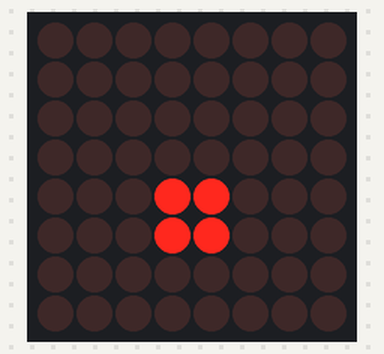
Recording of a sketch running on a simulated Arduino Uno, built with avr-gcc and run on an emulated ATmega328P. On the bench: 8×8 LED matrix. Wiring (inferred from the names in the program): LED matrix (orientation assumed): rows pin 2, pin 3, pin 4, pin 5, pin 6, pin 7, pin 8, pin 9; columns pin 10, pin 11, pin 12, pin 13, A0, A1, A2, A3.

Above: at 0.55 s.
At 4.79 s:
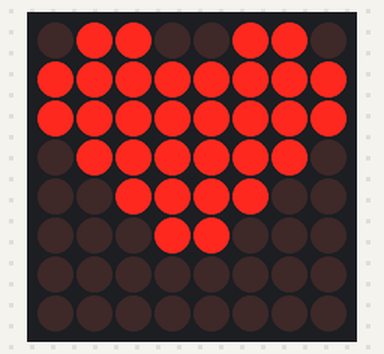
At 10.55 s:
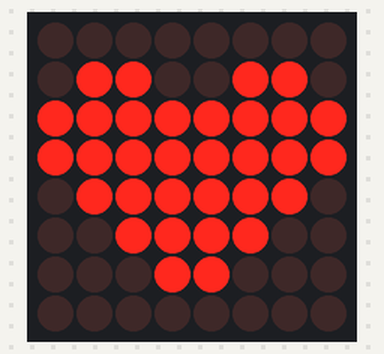
At 20.55 s:
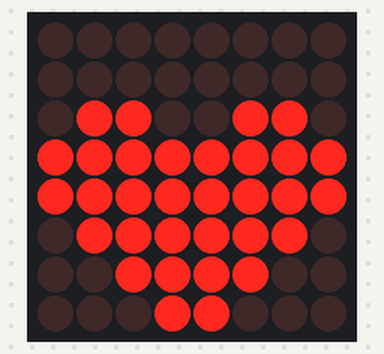
At 39.05 s:
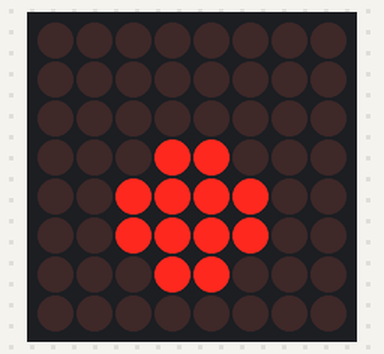

The sketch:

LEDMatrixTest4.ino
```cpp
// Pins
// Fill in the pins you used on your own setup.
// WARNING: Make sure you have resistors connected between the rows and the arduino.

#define ROW_1 2
#define ROW_2 3
#define ROW_3 4
#define ROW_4 5
#define ROW_5 6
#define ROW_6 7
#define ROW_7 8
#define ROW_8 9

#define COL_1 10
#define COL_2 11
#define COL_3 12
#define COL_4 13
#define COL_5 A0
#define COL_6 A1
#define COL_7 A2
#define COL_8 A3

const byte rows[] = {
    ROW_1, ROW_2, ROW_3, ROW_4, ROW_5, ROW_6, ROW_7, ROW_8
};

// The display buffer
// It's prefilled with a smiling face (1 = ON, 0 = OFF)
byte smile[] = {B01111110,B10000001,B10100101,B00000000,B00011000,B01000010,B00111100,B00000000};
byte nutral[] = {B11111111,B10000001,B10100101,B10000001,B10000001,B10111101,B10000001,B11111111};
byte angry[] = {B11111111,B10000001,B10100101,B10000001,B00000000,B00111100,B01000010,B00000000};

byte blank[] =
  {B00000000,
  B00000000,
  B00000000,
  B00000000,
  B00000000,
  B00000000,
  B00000000,
  B00000000};

byte heart0[] =
  {B00000000,
  B00000000,
  B00000000,
  B00000000,
  B00011000,
  B00011000,
  B00000000,
  B00000000};

byte heart1[] =
  {B00000000,
  B00000000,
  B00000000,
  B00011000,
  B00111100,
  B00111100,
  B00011000,
  B00000000};

byte heart2[] =
  {B00000000,
  B00000000,
  B01100110,
  B11111111,
  B11111111,
  B01111110,
  B00111100,
  B00011000};

byte heart3[] =
  {B00000000,
  B01100110,
  B11111111,
  B11111111,
  B01111110,
  B00111100,
  B00011000,
  B00000000};

byte heart4[] =
  {B01100110,
  B11111111,
  B11111111,
  B01111110,
  B00111100,
  B00011000,
  B00000000,
  B00000000};

float timeCount = 0;

void setup() {
    // Open serial port
    Serial.begin(9600);

    // Set all used pins to OUTPUT
    // This is very important! If the pins are set to input
    // the display will be very dim.
    for (byte i = 2; i <= 13; i++)
    pinMode(i, OUTPUT);
    pinMode(A0, OUTPUT);
    pinMode(A1, OUTPUT);
    pinMode(A2, OUTPUT);
    pinMode(A3, OUTPUT);
}

void loop() {
  // This could be rewritten to not use a delay, which would make it appear brighter
delay(1);
timeCount += 1;
if(timeCount <  20) {
drawScreen(blank);
} else if (timeCount <  23) {
// do nothing
} else if (timeCount <  40) {
drawScreen(heart0);
} else if (timeCount <  43) {
// nothing
} else if (timeCount <  60) {
drawScreen(heart1);
} else if (timeCount <  63) {
// nothing
} else if (timeCount <  80) {
drawScreen(heart2);
} else if (timeCount <  83) {
// nothing
} else if (timeCount <  100) {
drawScreen(heart3);
} else if (timeCount <  103) {
// nothing
} else if (timeCount <  120) {
drawScreen(heart4);
} else if (timeCount <  123) {
// nothing
} else if (timeCount <  140) {
drawScreen(heart3);
} else if (timeCount <  143) {
// nothing
} else if (timeCount <  160) {
drawScreen(heart2);
} else if (timeCount <  163) {
// nothing
} else if (timeCount <  180) {
drawScreen(heart1);
} else if (timeCount <  183) {
// nothing
} else if (timeCount <  200) {
drawScreen(heart0);
} else if (timeCount <  203) {
// nothing
} else {
// back to the start
timeCount = 0;
}
}
 void  drawScreen(byte buffer2[]){


   // Turn on each row in series
    for (byte i = 0; i < 8; i++) {
        setColumns(buffer2[i]); // Set columns for this specific row

        //digitalWrite(rows[i], HIGH);
        digitalWrite(rows[i], LOW);
        delay(2); // Set this to 50 or 100 if you want to see the multiplexing effect!
        //digitalWrite(rows[i], LOW);
        digitalWrite(rows[i], HIGH);

    }
}


void setColumns(byte b) {
    digitalWrite(COL_1, (b >> 0) & 0x01); // Get the 1st bit: 10000000
    digitalWrite(COL_2, (b >> 1) & 0x01); // Get the 2nd bit: 01000000
    digitalWrite(COL_3, (b >> 2) & 0x01); // Get the 3rd bit: 00100000
    digitalWrite(COL_4, (b >> 3) & 0x01); // Get the 4th bit: 00010000
    digitalWrite(COL_5, (b >> 4) & 0x01); // Get the 5th bit: 00001000
    digitalWrite(COL_6, (b >> 5) & 0x01); // Get the 6th bit: 00000100
    digitalWrite(COL_7, (b >> 6) & 0x01); // Get the 7th bit: 00000010
    digitalWrite(COL_8, (b >> 7) & 0x01); // Get the 8th bit: 00000001

    //digitalWrite(COL_1, (~b >> 0) & 0x01); // Get the 1st bit: 10000000
    //digitalWrite(COL_2, (~b >> 1) & 0x01); // Get the 2nd bit: 01000000
    //digitalWrite(COL_3, (~b >> 2) & 0x01); // Get the 3rd bit: 00100000
    //digitalWrite(COL_4, (~b >> 3) & 0x01); // Get the 4th bit: 00010000
    //digitalWrite(COL_5, (~b >> 4) & 0x01); // Get the 5th bit: 00001000
    //digitalWrite(COL_6, (~b >> 5) & 0x01); // Get the 6th bit: 00000100
    //digitalWrite(COL_7, (~b >> 6) & 0x01); // Get the 7th bit: 00000010
    //digitalWrite(COL_8, (~b >> 7) & 0x01); // Get the 8th bit: 00000001

    // If the polarity of your matrix is the opposite of mine
    // remove all the '~' above.
}
```

MaxMatrix.cpp
```cpp
// (licence header left out)
#include "Arduino.h"
#include "MaxMatrix.h"

MaxMatrix::MaxMatrix(byte _data, byte _load, byte _clock, byte _num)
{
	data = _data;
	load = _load;
	clock = _clock;
	num = _num;
	for (int i=0; i<80; i++)
		buffer[i] = 0;
}

void MaxMatrix::init()
{
	pinMode(data,  OUTPUT);
	pinMode(clock, OUTPUT);
	pinMode(load,  OUTPUT);
	digitalWrite(clock, HIGH);

	setCommand(max7219_reg_scanLimit, 0x07);
	setCommand(max7219_reg_decodeMode, 0x00);  // using an led matrix (not digits)
	setCommand(max7219_reg_shutdown, 0x01);    // not in shutdown mode
	setCommand(max7219_reg_displayTest, 0x00); // no display test

	// empty registers, turn all LEDs off
	clear();

	setIntensity(0x0f);    // the first 0x0f is the value you can set
}

void MaxMatrix::setIntensity(byte intensity)
{
	setCommand(max7219_reg_intensity, intensity);
}

void MaxMatrix::clear()
{
	for (int i=0; i<8; i++)
		setColumnAll(i,0);

	for (int i=0; i<80; i++)
		buffer[i] = 0;
}

void MaxMatrix::setCommand(byte command, byte value)
{
	digitalWrite(load, LOW);
	for (int i=0; i<num; i++)
	{
		shiftOut(data, clock, MSBFIRST, command);
		shiftOut(data, clock, MSBFIRST, value);
	}
	digitalWrite(load, LOW);
	digitalWrite(load, HIGH);
}


void MaxMatrix::setColumn(byte col, byte value)
{
	int n = col / 8;
	int c = col % 8;
	digitalWrite(load, LOW);
	for (int i=0; i<num; i++)
	{
		if (i == n)
		{
			shiftOut(data, clock, MSBFIRST, c + 1);
			shiftOut(data, clock, MSBFIRST, value);
		}
		else
		{
			shiftOut(data, clock, MSBFIRST, 0);
			shiftOut(data, clock, MSBFIRST, 0);
		}
	}
	digitalWrite(load, LOW);
	digitalWrite(load, HIGH);

	buffer[col] = value;
}

void MaxMatrix::setColumnAll(byte col, byte value)
{
	digitalWrite(load, LOW);
	for (int i=0; i<num; i++)
	{
		shiftOut(data, clock, MSBFIRST, col + 1);
		shiftOut(data, clock, MSBFIRST, value);
		buffer[col * i] = value;
	}
	digitalWrite(load, LOW);
	digitalWrite(load, HIGH);
}

void MaxMatrix::setDot(byte col, byte row, byte value)
{
    bitWrite(buffer[col], row, value);

	int n = col / 8;
	int c = col % 8;
	digitalWrite(load, LOW);
	for (int i=0; i<num; i++)
	{
		if (i == n)
		{
			shiftOut(data, clock, MSBFIRST, c + 1);
			shiftOut(data, clock, MSBFIRST, buffer[col]);
		}
		else
		{
			shiftOut(data, clock, MSBFIRST, 0);
			shiftOut(data, clock, MSBFIRST, 0);
		}
	}
	digitalWrite(load, LOW);
	digitalWrite(load, HIGH);
}

void MaxMatrix::writeSprite(int x, int y, const byte* sprite)
{
	int w = sprite[0];
	int h = sprite[1];

	if (h == 8 && y == 0)
		for (int i=0; i<w; i++)
		{
			int c = x + i;
			if (c>=0 && c<80)
				setColumn(c, sprite[i+2]);
		}
	else
		for (int i=0; i<w; i++)
			for (int j=0; j<h; j++)
			{
				int c = x + i;
				int r = y + j;
				if (c>=0 && c<80 && r>=0 && r<8)
					setDot(c, r, bitRead(sprite[i+2], j));
			}
}

void MaxMatrix::reload()
{
	for (int i=0; i<8; i++)
	{
		int col = i;
		digitalWrite(load, LOW);
		for (int j=0; j<num; j++)
		{
			shiftOut(data, clock, MSBFIRST, i + 1);
			shiftOut(data, clock, MSBFIRST, buffer[col]);
			col += 8;
		}
		digitalWrite(load, LOW);
		digitalWrite(load, HIGH);
	}
}

void MaxMatrix::shiftLeft(bool rotate, bool fill_zero)
{
	byte old = buffer[0];
	int i;
	for (i=0; i<80; i++)
		buffer[i] = buffer[i+1];
	if (rotate) buffer[num*8-1] = old;
	else if (fill_zero) buffer[num*8-1] = 0;

	reload();
}

void MaxMatrix::shiftRight(bool rotate, bool fill_zero)
{
	int last = num*8-1;
	byte old = buffer[last];
	int i;
	for (i=79; i>0; i--)
		buffer[i] = buffer[i-1];
	if (rotate) buffer[0] = old;
	else if (fill_zero) buffer[0] = 0;

	reload();
}

void MaxMatrix::shiftUp(bool rotate)
{
	for (int i=0; i<num*8; i++)
	{
		bool b = buffer[i] & 1;
		buffer[i] >>= 1;
		if (rotate) bitWrite(buffer[i], 7, b);
	}
	reload();
}

void MaxMatrix::shiftDown(bool rotate)
{
	for (int i=0; i<num*8; i++)
	{
		bool b = buffer[i] & 128;
		buffer[i] <<= 1;
		if (rotate) bitWrite(buffer[i], 0, b);
	}
	reload();
}
```

MaxMatrix.h
```cpp
// (licence header left out)
#ifndef _MaxMatrix_H_
#define _MaxMatrix_H_

#include "Arduino.h"

#define max7219_reg_noop        0x00
#define max7219_reg_digit0      0x01
#define max7219_reg_digit1      0x02
#define max7219_reg_digit2      0x03
#define max7219_reg_digit3      0x04
#define max7219_reg_digit4      0x05
#define max7219_reg_digit5      0x06
#define max7219_reg_digit6      0x07
#define max7219_reg_digit7      0x08
#define max7219_reg_decodeMode  0x09
#define max7219_reg_intensity   0x0a
#define max7219_reg_scanLimit   0x0b
#define max7219_reg_shutdown    0x0c
#define max7219_reg_displayTest 0x0f

class MaxMatrix
{
  private:
    byte data;
    byte load;
    byte clock;
    byte num;
    byte buffer[80];

    void reload();

  public:
    MaxMatrix(byte data, byte load, byte clock, byte num);

    void init();
    void clear();
    void setCommand(byte command, byte value);
    void setIntensity(byte intensity);
    void setColumn(byte col, byte value);
    void setColumnAll(byte col, byte value);
    void setDot(byte col, byte row, byte value);
    void writeSprite(int x, int y, const byte* sprite);

    void shiftLeft(bool rotate = false, bool fill_zero = true);
    void shiftRight(bool rotate = false, bool fill_zero = true);
    void shiftUp(bool rotate = false);
    void shiftDown(bool rotate = false);
};

#endif
```
